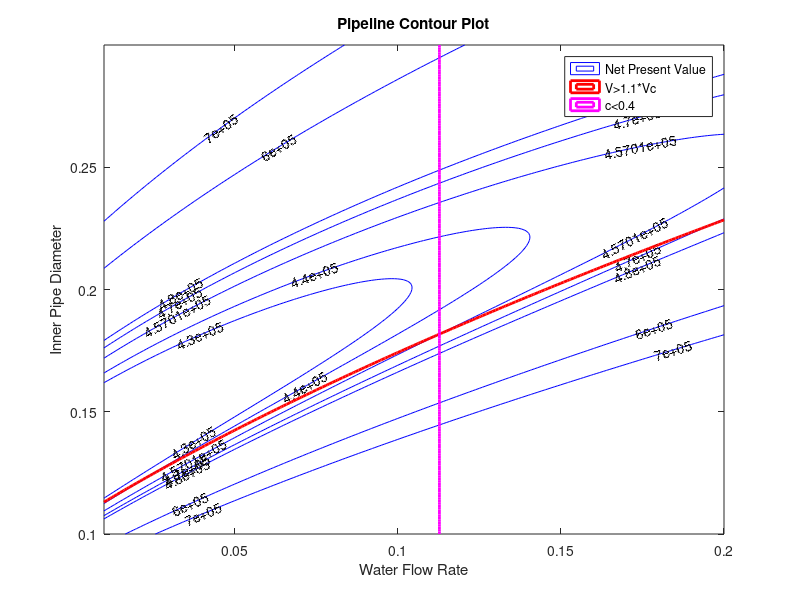

MATLAB code to generate this figure:
function [] = ContourPlot()
    clf
    clear
    [Qw, D] = meshgrid(0.01:0.001:0.2,0.1:0.001:0.3);%0.00001:0.0001:0.0008
    
    %Qw = 0.1128;
    %D = 0.1818;
    d = 0.0005;
      
    %Analysis Variables
    gamma = 168.5; %lbm/ft3 - limestone density
    L = 15*5280; %feet - length of pipeline
    W = 12.67; %lbm/sec - mass flowrate of limestone
    a = 0.01; %ft. - average lump size of limestone before grinding
    g = 32.17; %ft/sec^2 - acceleration due to gravity
    gc = 32.17; % lbmft/lbfsec^2 - conversion between lbf and lbm 
    pw = 62.4; %lbm/ft3 - density of water 
    mew = 7.392*10^-4;%lbm/(ft-sec) - viscosity of water

    %Analysis Functions
    Area = pi.*D.^2./4; %ft^2 - cross sectional area of pipe
    Ql = W./gamma; %ft^3/sec - flowrate of limestone
    Q = Ql+Qw; %ft^3/sec - total slurry flow rate
    V = Q./Area; %ft/sec - average flow velocity
    c = Ql./(Q); % volumetric concentration of slurry
    S=gamma./pw; % specific gravity of the limestone

    Rw = (pw.*V.*D)./mew;
    if Rw<10^5
    fw = 0.3164./Rw.^0.25; % friction factor of water
    else
    fw = 0.0032+0.221*Rw.^-0.237; % friction factor of water
    end
    CdRp2 = 4*g.*pw.*d.^3.*((gamma-pw)./(3.*mew^2));
    % Curve fit is from JMP 14.
    a1 = 0.421534;
    b1= 104.95427;
    h1 = 0.5679997;
    d1 = 508.55715;
    f1 = 1.2131968;
    Cd = a1+b1*exp(-h1*log(CdRp2))+d1*exp(-f1*log(CdRp2));% average drag coefficient of the particles

    p = pw + c.*(gamma-pw); % density of slurry lbm/ft^3

    f = fw.*(pw./p+150.*c.*(pw./p).*((g.*D.*(S-1))./(V.^2.*sqrt(Cd))).^1.5);

    Pg = 218*W.*(1./sqrt(d)-1./sqrt(a)); %ftlbf/sec - Power for grinding
    GrindingPowerHP = Pg/550;

    changep = f.*p.*L.*V.^2./(D.*2.*gc);
    Pf = changep.*Q; %ft-lbf/sec - Friction power loss
    PumpingPowerHP = Pf./550;

    Vc = (40.*g.*c.*(S-1).*D./sqrt(Cd)).^0.5;

    PlantOperationHoursPerYear = 8.*300; %hours per year
    CostOfEnergy = 0.07; %cost per horsepowerhour
    InitialCostGrinder = GrindingPowerHP*300;
    InitialCostPump = PumpingPowerHP*200;
    CostPerYear = PlantOperationHoursPerYear.*(PumpingPowerHP+GrindingPowerHP).*CostOfEnergy;
    InitialCost = InitialCostGrinder+InitialCostPump;
    i = 0.07;
    n = 7;
    NetPresentCost = InitialCost+(CostPerYear.*((1+i)^n-1)/(i*(1+i)^n));
      
    arg1 = Qw;
    arg2 = D;
    
    figure(1)
    [C,h] = contour(arg1,arg2,NetPresentCost,[430000,440000,457012.9,470000,480000,600000,700000],'b-');
    clabel(C,h,'Labelspacing',250);
    title('Pipeline Contour Plot');
    xlabel('Water Flow Rate');
    ylabel('Inner Pipe Diameter');
    hold on;
    
    contour(arg1,arg2,1.1*Vc-V,[0,0],'r-','LineWidth',2);
    contour(arg1,arg2,c-0.4,[0,0],'m-','LineWidth',2);

    legend('Net Present Value','V>1.1*Vc','c<0.4')
 
end